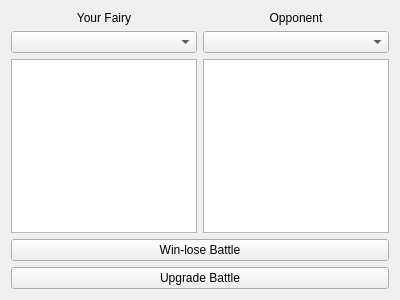
<?xml version="1.0" encoding="UTF-8"?>
<ui version="4.0">
 <class>selectOpponentForm</class>
 <widget class="QWidget" name="selectOpponentForm">
  <property name="geometry">
   <rect>
    <x>0</x>
    <y>0</y>
    <width>400</width>
    <height>300</height>
   </rect>
  </property>
  <property name="windowTitle">
   <string>Form</string>
  </property>
  <layout class="QGridLayout" name="gridLayout">
   <item row="2" column="0">
    <widget class="QPushButton" name="upgradeBattle_pushButton">
     <property name="text">
      <string>Upgrade Battle</string>
     </property>
    </widget>
   </item>
   <item row="0" column="0">
    <layout class="QHBoxLayout" name="horizontalLayout">
     <item>
      <layout class="QVBoxLayout" name="verticalLayout">
       <item>
        <widget class="QLabel" name="label">
         <property name="text">
          <string>Your Fairy</string>
         </property>
         <property name="alignment">
          <set>Qt::AlignCenter</set>
         </property>
        </widget>
       </item>
       <item>
        <widget class="QComboBox" name="userFairies_comboBox"/>
       </item>
       <item>
        <widget class="QTextBrowser" name="myFairy_textBrowser"/>
       </item>
      </layout>
     </item>
     <item>
      <layout class="QVBoxLayout" name="verticalLayout_2">
       <item>
        <widget class="QLabel" name="label_2">
         <property name="text">
          <string>Opponent</string>
         </property>
         <property name="alignment">
          <set>Qt::AlignCenter</set>
         </property>
        </widget>
       </item>
       <item>
        <widget class="QComboBox" name="serverFairies_comboBox"/>
       </item>
       <item>
        <widget class="QTextBrowser" name="opponentFairy_textBrowser"/>
       </item>
      </layout>
     </item>
    </layout>
   </item>
   <item row="1" column="0">
    <widget class="QPushButton" name="winLoseBattle_pushButton">
     <property name="text">
      <string>Win-lose Battle</string>
     </property>
    </widget>
   </item>
  </layout>
 </widget>
 <resources/>
 <connections/>
</ui>
